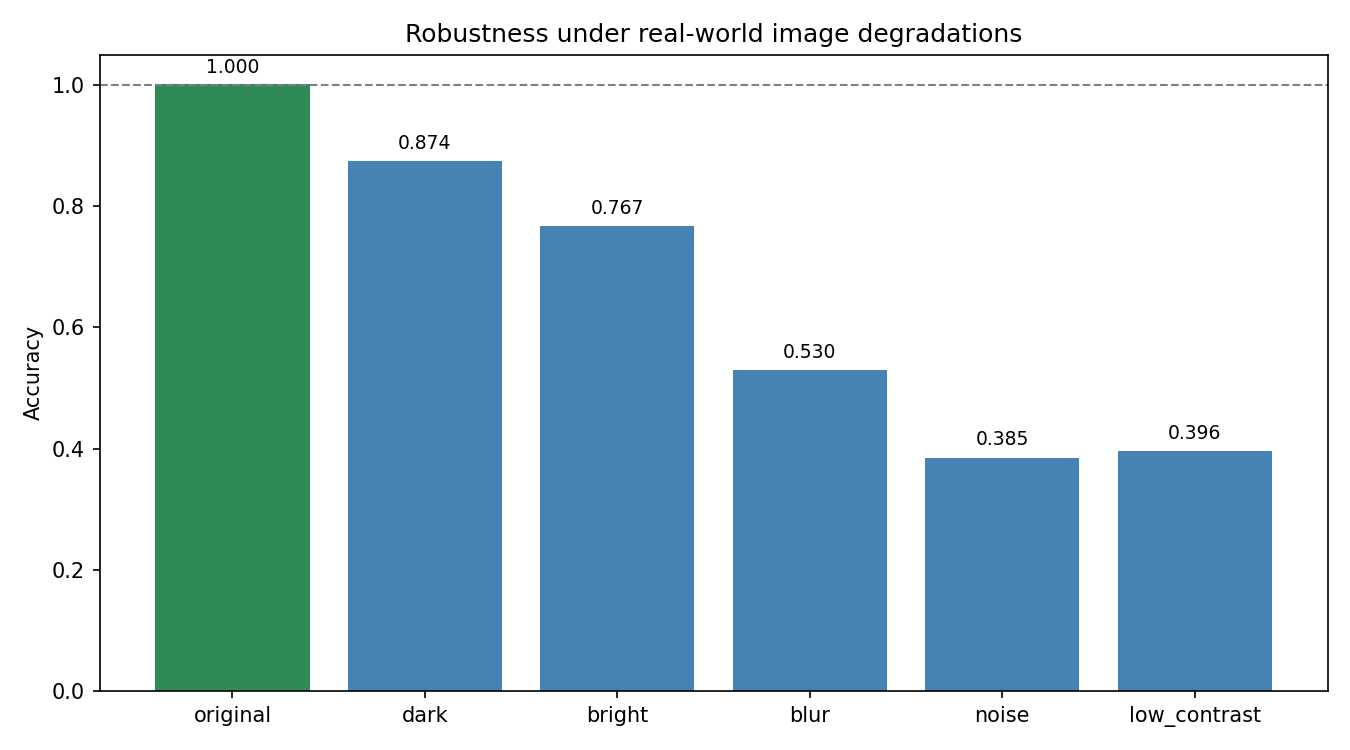

Write the Python code that produced this figure.
import os
import torch
import torch.nn as nn
from torch.utils.data import DataLoader
from torchvision import datasets, transforms, models
import matplotlib.pyplot as plt


DATA_DIR ="dataset"
DEVICE = torch.device("mps" if torch.backends.mps.is_available() else "cpu")
BATCH_SIZE = 32
MEAN = [0.485, 0.456, 0.406]
STD = [0.229, 0.224, 0.225]

torch.manual_seed(42)

# 테스트할 현장 상황 목록(영문키, 한글설명) - 영문키는 그래프용(한글 폰트 깨짐)
CONDITIONS = [
    ("original", "원본(기준"),
    ("dark", "어두움 - 조명이 약해진 상황"),
    ("bright", "밝음 - 조명이 과한/반사 상황"),
    ("blur", "흐림 - 초점 안 맞거나 렌즈에 먼지"),
    ("noise", "노이즈 - 저가 센서 * 저조도 촬영 "),
    ("low_contrast", "대비 낮음 - 뿌옇게 찍힌 상황")
]

# 상황별(망가뜨리기 위함) 전처리 만들기
def make_transform(kind):
    steps = [transforms.Resize((224, 224))]


    if kind == "dark":
        # 밝기 40%로 낮춤
        steps.append(transforms.ColorJitter(brightness = (0.4, 0.4))) # 대비를 낮추니 뿌옇게 됨.
    elif kind == "bright":
        # 밝기 170%로 올림
        steps.append(transforms.ColorJitter(brightness=(1.7, 1.7))) # 대비를 1.7배로
    elif kind == "blur":
        # 흐리게
        steps.append(transforms.GaussianBlur(kernel_size=9, sigma=(3.0, 3.0))) # 흐리게 함. (sigma가 클수록 더 흐림)
    elif kind == "low_contrast":
        # 대비 30%로 낮춤
        steps.append(transforms.ColorJitter(contrast=(0.3, 0.3)))
    # 숫자(텐서) 상태
    steps.append(transforms.ToTensor())

    # 0-1 숫자에 무작위 잡음을 더하고 범위를 다시 0-1로 자름.
    if kind == "noise":
        steps.append(transforms.Lambda( # 내가 만든 임의의 처리를 파이프라인에 끼워넣는 도구
            # torch.clamp : 0.0 - 1.0 범위로 잘라내는 함수 (노이즈 범위 벗어남 방지)
            # torch.randn_like : t와 같은 모양의 무작위 잡음을 만드는 함수
            lambda t: torch.clamp(t + torch.randn_like(t) * 0.12, 0.0, 1.0 # 
        )))
    # 정규화 (마지막)
    steps.append(transforms.Normalize(MEAN, STD))

    return transforms.Compose(steps)

# 모델 뼈대(train.py와 동일) - 지식 담을 몸통 만듦기.
def build_model(num_classes):
    model = models.resnet18(weights=models.ResNet18_Weights.DEFAULT)
    model.fc = nn.Linear(model.fc.in_features, num_classes)
    return model.to(DEVICE)

# 특정 상황에서의 정확도 측정 (망가뜨린 전처리로 test 데이터를 다시 읽어 정확도만 계산)
@torch.no_grad()
def accuracy_under(model, transform):
    ds = datasets.ImageFolder(os.path.join(DATA_DIR, "test"), transform=transform)
    loader = DataLoader(ds, batch_size=BATCH_SIZE, shuffle=False)

    model.eval()
    correct, total = 0, 0
    for images, labels in loader:
        images, labels = images.to(DEVICE), labels.to(DEVICE)
        outputs = model(images)
        correct += (outputs.argmax(1) == labels).sum().item()
        total += labels.size(0)

    return correct / total

def main():
    # 클래스 수 파악 (모델 뼈대 만들 때 필요)
    probe_ds = datasets.ImageFolder(os.path.join(DATA_DIR, "test"))
    classes = probe_ds.classes
    num_classes = len(classes)

    # 학습된 최고의 모델 불러오기
    model = build_model(num_classes)
    model.load_state_dict(torch.load("best_model.pth", map_location=DEVICE))

    # 원본->어두움->밝음->흐림->노이즈->저대비 순으로 시험을 6번(set) 봄.
    print("\n===== 강건성 테스트 (test 270장) =====")
    keys, accs = [], []
    
    for key, desc in CONDITIONS:
        acc = accuracy_under(model, make_transform(key))
        keys.append(key)
        accs.append(acc)
        print(f"{desc:32s} : {acc:.3f}")

    base = accs[0]
    # 기준(원본) 대비 얼마나 떨어졌는지 요약 (약점 집어냄)
    print("\n----- 원본 대비 하락폭 -----")
    for (key, desc), acc in zip(CONDITIONS[1:], accs[1:]):
        drop = (base - acc) * 100 # %p 단위 하락
        print(f"{desc:32s} : -{drop:.1f}%p")

    # 막대그래프로 저장 (README에 넣을 두 번째 이미지)
    plt.figure(figsize=(9, 5))
    bars = plt.bar(keys, accs, color="steelblue") # 막대그래프 그리기
    bars[0].set_color("seagreen")
    plt.axhline(base, linestyle="--", linewidth=1, color="gray") # 기준선
    plt.ylim(0, 1.05)
    plt.ylabel("Accuracy")
    plt.title("Robustness under real-world image degradations")

    for i, a in enumerate(accs):
        # 막대 위 숫자 표시
        plt.text(i, a + 0.02, f"{a:.3f}", ha="center", fontsize=9)
    
    plt.tight_layout()
    plt.savefig("robustness.png", dpi=150)
    print("\n 그럼 저장 완료 -> robustness.png")

if __name__ == "__main__":
    main()
